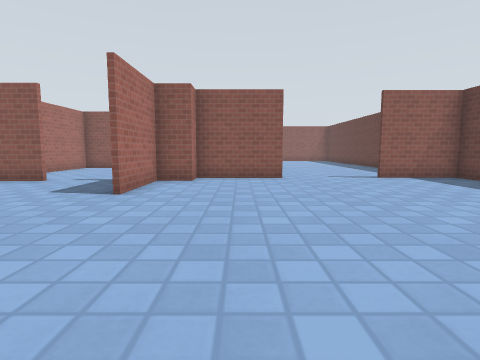
view 1 (above)

16 first-person views from a walk through a world built for the Gazebo simulator. The camera is 0.94 m above the floor, tilts 6° down and sees 80° across. The floor is counted in squares, 1 m on a side. Each view is taken from the middle of a square. On the plan, view 1 faces up. The plan holds only what a view shows up to about 11 squares ahead; the rest is blank. Gazebo's built-in surfaces are drawn with simple patterns.

view 2
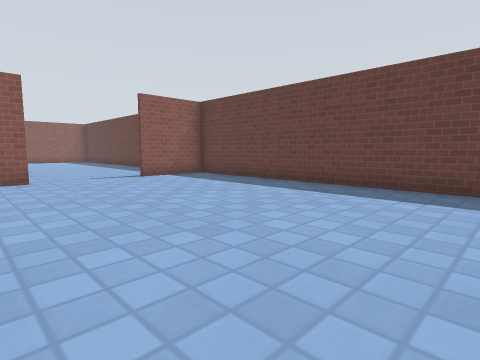

view 3
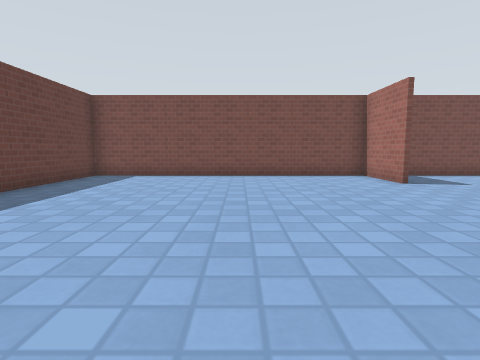

view 4
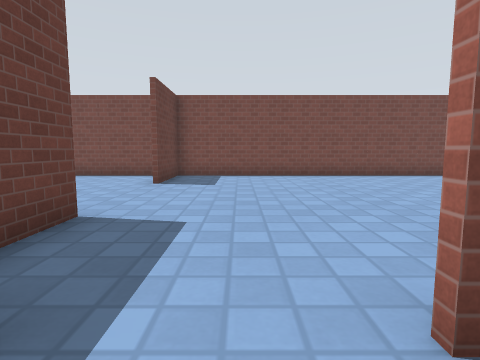

view 5
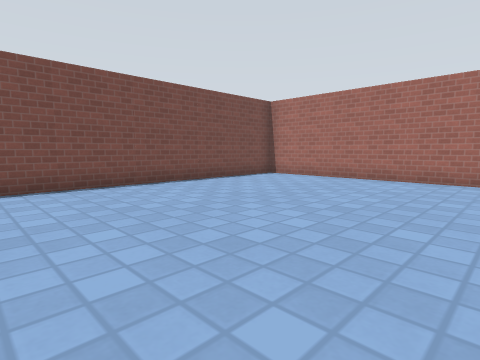

view 6
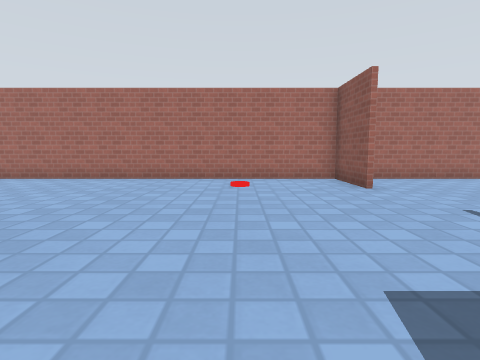

view 7
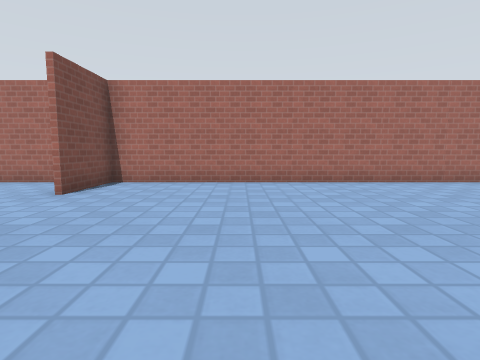

view 8
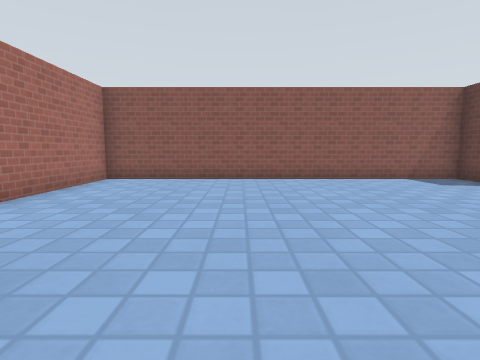

view 9
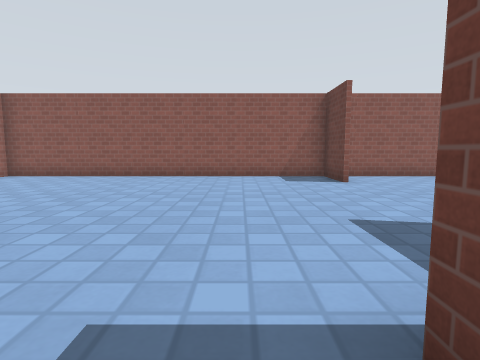

view 10
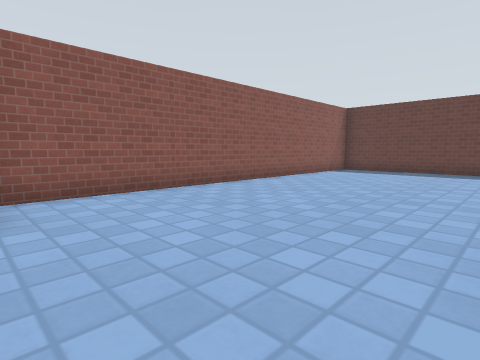

view 11
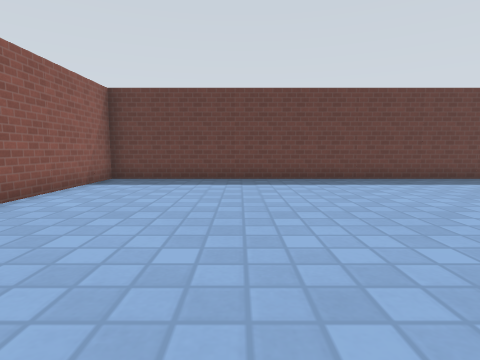

view 12
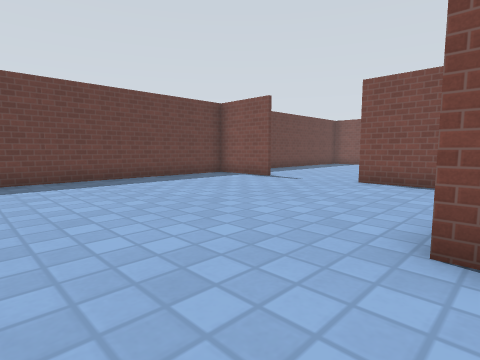

view 13
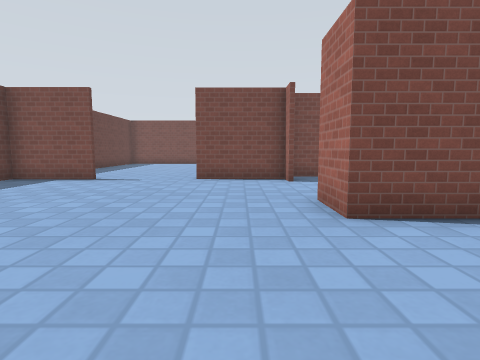

view 14
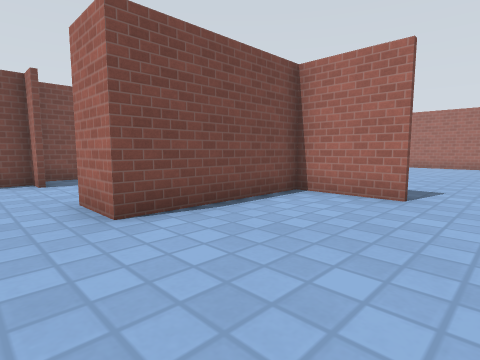

view 15
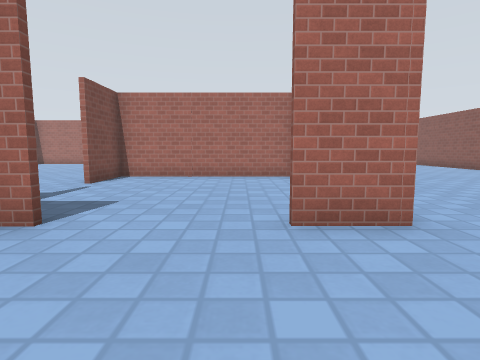

view 16
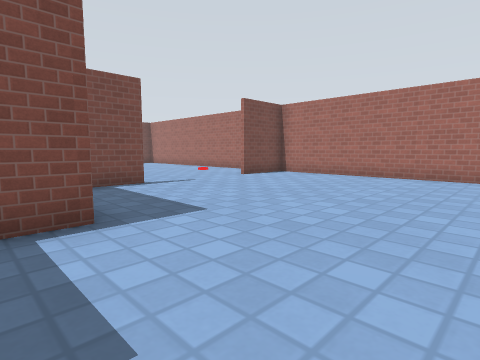

### Floor plan
Points are (right, up) in squares from view 1. A wall is a line through its corners. A room is listed if a view was taken in it or the views show most of it. See-through windows are left out.
Room 1 (views 1, 2, 3, 4, 5, 6, 7, 8, 9, 10, 11, 12, 13, 14, 15, 16)
walls: (-5.9, 8.6) (-7.4, 8.6); (-1.5, 10.5) (-1.5, 8.6) (-2.5, 8.6) (-2.5, 6); (-2.9, 8.8) (-1.9, 8.8); (-8.2, 14.7) (-8.2, 15.1) (-7.3, 15.1); (-1.5, 9.7) (1.5, 9.7); (-8.1, 14.9) (-8.1, 8.8) (-5.9, 8.8); (-5.8, 17.5) (-5.8, 15.1) (-1.5, 15.1) (-1.5, 13.6); (-10.9, 11.3) (-9.4, 11.3); (-2.7, 6) (-2.7, 7.4); (1.5, 9.5) (-1.5, 9.5); (4.6, 9.7) (7.4, 9.7); (-14.9, 11.1) (-17.3, 11.1) (-17.3, 0.1); (-2.5, 2.1) (-2.5, -0.6); (-6, 22.2) (-6, 24.2) (-17.3, 24.2) (-17.3, 11.3) (-14.9, 11.3); (7.4, 9.5) (4.6, 9.5); (-2.7, -0.6) (-2.7, 2.1); (-16.3, -0.5) (7.3, -0.5) (7.3, 24.2) (-5.5, 24.2)

Where each view was taken, in squares from view 1:
view 1: 0 up, 0 right, facing up
view 2: 0 up, 0 right, facing up-right
view 3: 10 up, 2 right, facing down
view 4: 10 up, 5 left, facing down
view 5: 7 up, 8 left, facing down-left
view 6: 8 up, 8 left, facing left
view 7: 15 up, 9 left, facing left
view 8: 15 up, 13 left, facing up
view 9: 14 up, 9 left, facing up
view 10: 18 up, 6 left, facing up-right
view 11: 20 up, 2 left, facing right
view 12: 18 up, 2 left, facing down-right
view 13: 19 up, 0 right, facing down
view 14: 19 up, 0 right, facing down-left
view 15: 13 up, 2 right, facing left
view 16: 19 up, 7 left, facing down-left
